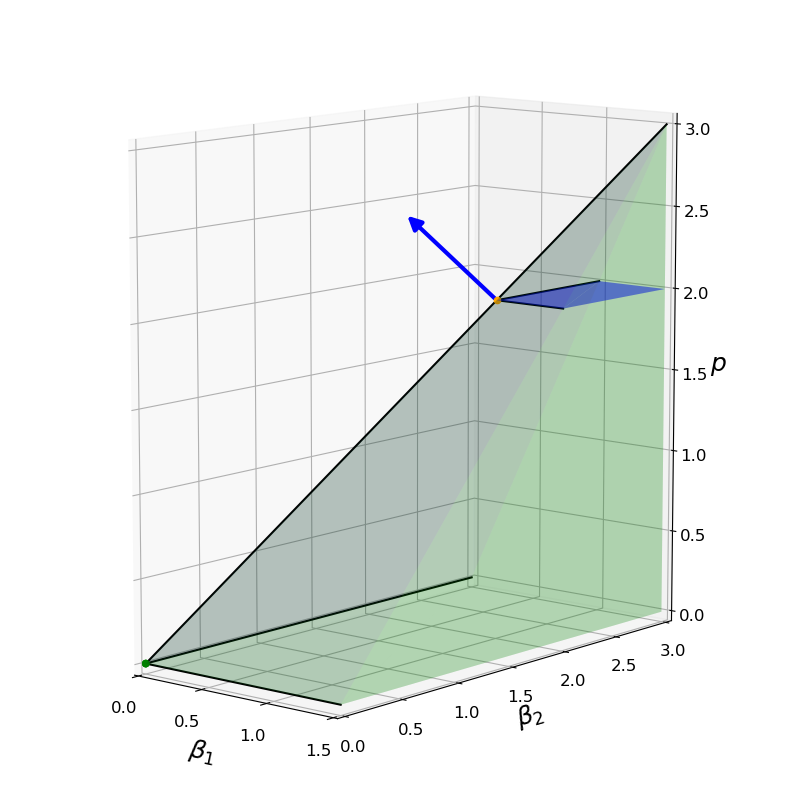

Here is the Python script that generated this plot:
from mpl_toolkits.mplot3d.art3d import Poly3DCollection
from mpl_toolkits.mplot3d import Axes3D
from matplotlib import pyplot as plt
import numpy as np
from scipy.spatial import ConvexHull
from mpl_toolkits.mplot3d import Axes3D
from matplotlib.patches import FancyArrowPatch
from mpl_toolkits.mplot3d import proj3d
import cvxpy as cp

A = np.array([[0, 0, 0], [1.5, 3, 3], [1.5, 3, 0], [1.5, 0, 0], [0, 3, 0]])
B = np.array([[1, 2, 2], [1.5, 2, 2], [1, 3, 2], [1.5, 3, 2]])
hull = ConvexHull(A)
hull.simplices

fig = plt.figure(figsize=(8, 8))
ax = fig.add_subplot(111, projection="3d")

color = 'green'

hull_simplices = np.array([[3, 1, 0], 
                           [3, 2, 1], 
                           [4, 1, 0], 
                           [4, 2, 1], 
                           [4, 3, 2], 
                           [4, 3, 0]])

for s in hull_simplices:
    
    tri = Poly3DCollection([A[s]])

    if (s == hull_simplices[0]).all() or (s == hull_simplices[2]).all():
        tri.set_color('#013220')  # darkgreen
    else:
        tri.set_color('green')
    tri.set_alpha(0.15)
    tri.set_edgecolor('none')
    ax.add_collection3d(tri)
    
showed_edges = [(0, 1), (0, 3), (0, 4)]
for v0, v1 in showed_edges:
    ax.plot(xs=A[[v0, v1], 0], ys=A[[v0, v1], 1], zs=A[[v0, v1], 2], color='black')

plain_simplices = np.array([[2, 1, 0], 
                           [3, 2, 1]])

for s in plain_simplices:
    
    tri = Poly3DCollection([B[s]])

    tri.set_color('blue')
    tri.set_alpha(0.5)
    tri.set_edgecolor('none')
    ax.add_collection3d(tri)

showed_edges = [(0, 1), (0, 2)]
for v0, v1 in showed_edges:
    ax.plot(xs=B[[v0, v1], 0], ys=B[[v0, v1], 1], zs=B[[v0, v1], 2], color='black')



ax.scatter(A[0], A[0], A[0], marker='o', color='green')

class Arrow3D(FancyArrowPatch):
    def __init__(self, xs, ys, zs, *args, **kwargs):
        FancyArrowPatch.__init__(self, (0,0), (0,0), *args, **kwargs)
        self._verts3d = xs, ys, zs

    def do_3d_projection(self, renderer=None):
        xs3d, ys3d, zs3d = self._verts3d
        xs, ys, zs = proj3d.proj_transform(xs3d, ys3d, zs3d, self.axes.M)
        self.set_positions((xs[0],ys[0]),(xs[1],ys[1]))

        return np.min(zs)

def draw_descent_direction(beta_1, beta_2, p, with_point=False, color=['blue', 'orange'], target=None):

    if target is None:
        a = Arrow3D([beta_1, beta_1 + 0.5 * (- 1 / beta_1)], [beta_2, beta_2 + 0.5 * (- 1 / beta_2)], [p, p + 0.5 * 1], mutation_scale=20, lw=3, arrowstyle="-|>", color=color[0])
    else:
        a = Arrow3D([beta_1, target[0]], [beta_2, target[1]], [p, target[2]], mutation_scale=8, lw=2, arrowstyle="-|>", color=color[0])
    ax.add_artist(a)

    if with_point:
        if target is None:
            ax.scatter(beta_1, beta_2, p, marker='o', color=color[1], zorder=10)
        else:
            ax.scatter(beta_1, beta_2, p, marker='o', s=5, color=color[1], zorder=10)

    

draw_descent_direction(1, 2, 2, with_point=True, color=['blue', 'orange'])


def polytope_dual_A_b_form_with_red_beta_p(N, M, D, B):
    A = list()
    # IMPORTANT: Here, we need the nonnegative constraints
    for i in range(N):
        D_i_T = np.zeros(shape=(M, N))
        D_i_T[:, i] = - D[i]
        A_i = np.concatenate([D_i_T, np.identity(M)], axis=1)
        A.append(A_i)
    A.append(-np.identity(M + N))
    A = np.concatenate(A, axis=0)
    b = np.concatenate([np.zeros(shape=(M * N)), np.zeros(shape=M + N)])

    return A, b

A, b = polytope_dual_A_b_form_with_red_beta_p(2, 1, np.array([[2], [1]]), np.array([1, 1, 1]))


ax.set_xticks(np.arange(0, 1.51, step=0.5))
ax.tick_params(axis='x', which='major', labelsize=12)
ax.tick_params(axis='y', which='major', labelsize=12)
ax.tick_params(axis='z', which='major', labelsize=12)
ax.set_ylim([0, 3.2])
ax.set_xlim([0, 1.7])
ax.set_zlim([0, 3.2])
ax.set_ybound([0, 3])
ax.set_xbound([0, 1.5])
ax.set_zbound([0, 3])
ax.set_box_aspect([1.5, 3, 3])
# ax.set_aspect('equal', adjustable='box')

ax.set_xlabel(r"$\beta_1$", size=18)
ax.set_ylabel(r"$\beta_2$", size=18)
ax.set_zlabel(r"$p$", size=18)

plt.draw()
plt.tight_layout()
ax.view_init(elev=10., azim=-50.)
plt.savefig("./Graph_Bounded.png")
